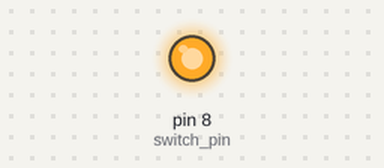
A sketch run on a simulated Arduino Uno, built with avr-gcc and run on an emulated ATmega328P. Parts: output pins drawn as LEDs (lit = HIGH).

Above: at 2.5 s.
At 7.5 s:
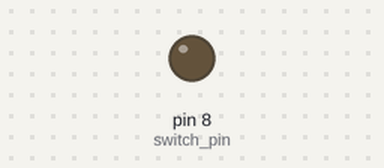
Timing chart, 0 to 13.0 s (numbered marks = the images above):
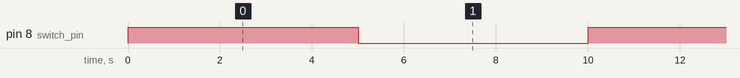

Measured:
- by itself, pin 8 (switch_pin): alternates HIGH for 5.0 s and LOW for 5.0 s

The sketch:

jammingtest.ino
```cpp
int switch_pin = 8;

void setup()
{
  pinMode(switch_pin, OUTPUT);
  digitalWrite(switch_pin, LOW);
}

void loop()
{
  digitalWrite(switch_pin, HIGH); // switch on
  delay(5000);
  digitalWrite(switch_pin, LOW); // switch off
  delay(5000);
}
```
